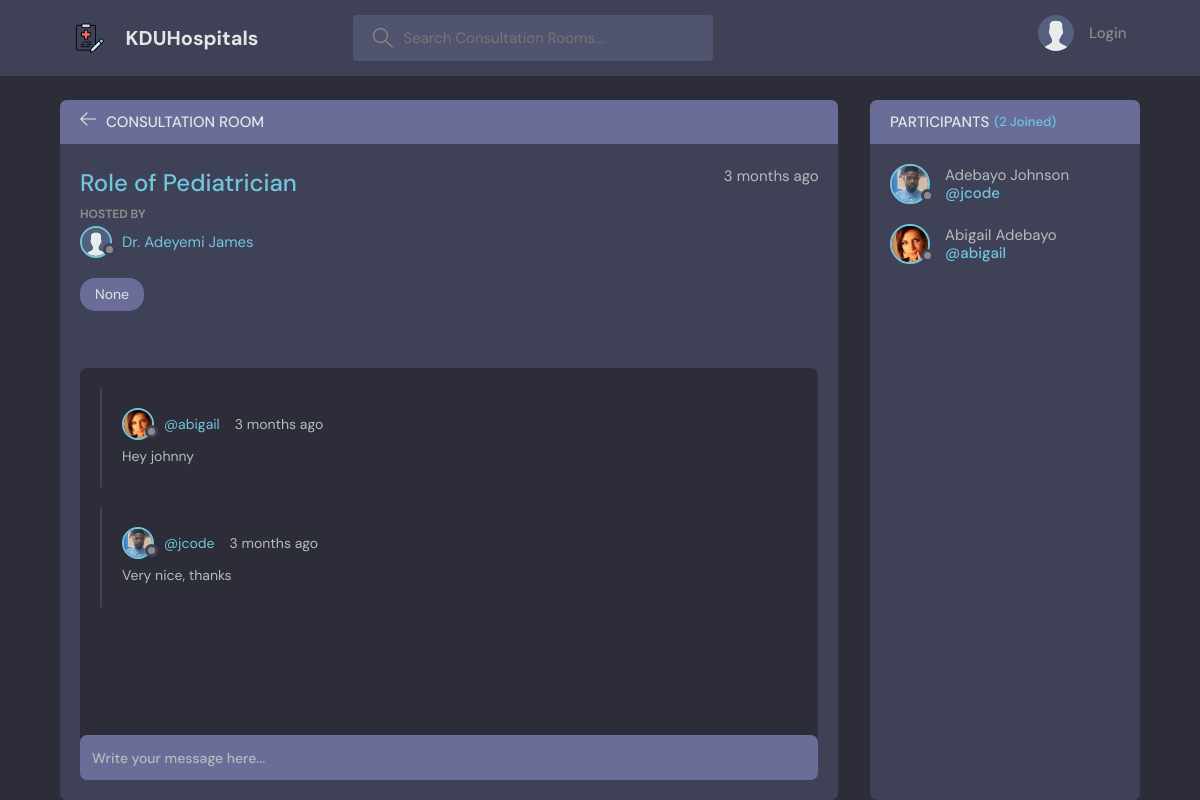
Page /room/2/ on the committed database.
### base/models.py (models this page shows, shortened)
class Room(models.Model):
    host = models.ForeignKey(User, on_delete=models.SET_NULL, null=True)
    specialisation = models.ForeignKey(Specialisation, on_delete=models.SET_NULL, null=True)
    name = models.CharField(max_length = 200)
    description = models.TextField(null = True, blank = True)
    participants = models.ManyToManyField(User, related_name='participants', blank=True)
    updated = models.DateTimeField(auto_now = True)
    created = models.DateTimeField(auto_now_add = True)
    class Meta:
        ordering = ['-updated', '-created']

class User(AbstractUser):
    name = models.CharField(max_length=200, null=True)
    email = models.EmailField(unique=True, null=True)
    bio = models.TextField(null=True)
    status = models.CharField(null=True,max_length = 20)
    hospital = models.ForeignKey(Hospital, on_delete=models.SET_NULL, null=True)
    specialisation = models.ForeignKey(Specialisation, on_delete=models.SET_NULL, null=True)
    avatar = models.ImageField(null=True, default="avatar.svg")
    certificate = models.ImageField(null=True, default="avatar.svg")
    gender = models.CharField(null=True,max_length = 20)
    card_number = models.CharField(null=True,max_length = 30)
    active = models.CharField(null=True,max_length = 3)
    created = models.DateTimeField(auto_now_add = True, null=True)
    USERNAME_FIELD = 'email'
    REQUIRED_FIELDS = []

class Message(models.Model):
    user = models.ForeignKey(User, on_delete=models.CASCADE)
    room = models.ForeignKey(Room, on_delete=models.CASCADE)
    body = models.TextField(null=True)
    updated = models.DateTimeField(auto_now = True)
    created = models.DateTimeField(auto_now_add = True)
    class Meta:
        ordering = ['updated','-created']

### base/views.py (the view, shortened to what this page needs)
# urls.py: path('room/<str:key>/', views.room, name="room"),
def room(request, key):
    rom = Room.objects.get(id=key)
    get_message = rom.message_set.all().order_by('-created')
    participants = rom.participants.all()
    context = {'rom':rom, 'get_message':get_message, 'participants':participants}
    return render(request, 'base/room.html', context)

### base/templates/base/room.html (shortened to what this page needs)
{% extends 'main.html' %}
{% block content %}
    <main class="profile-page layout layout--2">
      <div class="container">
        <div class="room">
          <div class="room__top">
            <div class="room__topLeft">
              <a href="{% url 'home' %}">
                <svg version="1.1" xmlns="http://www.w3.org/2000/svg" width="32" height="32" viewBox="0 0 32 32">
                  <title>arrow-left</title>
                  <path
                    d="M13.723 2.286l-13.723 13.714 13.719 13.714 1.616-1.611-10.96-10.96h27.625v-2.286h-27.625l10.965-10.965-1.616-1.607z"
                  ></path>
                </svg>
              </a>
              <h3>Consultation Room</h3>
            </div>
          </div>
          <div class="room__box scroll">
            <div class="room__header scroll">
              <div class="room__info">
                <h3>{{rom.name}}</h3>
                <span>{{rom.created|timesince}} ago</span>
              </div>
              <div class="room__hosted">
                <p>Hosted By</p>
                <a href="{% url 'user-profile' rom.host.id %}" class="room__author">
                  <div class="avatar avatar--small">
                    <img src="{{rom.host.avatar.url}}" />
                  </div>
                  <span>Dr. {{rom.host.name}}</span>
                </a>
              </div>
              <span class="room__topics">{{rom.specialisation}}</span>
            </div>
            <div class="room__conversation">
              <div class="threads scroll">
                {% for message in get_message %}
                <div class="thread">
                  <div class="thread__top">
                    <div class="thread__author">
                      <a href="{% url 'user-profile' message.user.id %}" class="thread__authorInfo">
                        <div class="avatar avatar--small">
                          <img src="{{message.user.avatar.url}}" />
                        </div>
                        <span>@{{message.user.username}}</span>
                      </a>
                      <span class="thread__date">{{message.created|timesince}} ago</span>
                    </div>
                  </div>
                  <div class="thread__details">
                    {{message.body}}
                  </div>
                </div>
                {% endfor %}
              </div>
            </div>
          </div>
          <div class="room__message">
            <form action="" method="post">
              <input name="body" placeholder="Write your message here..." />
            </form>
          </div>
        </div>
        <div class="participants">
          <h3 class="participants__top">Participants <span>({{participants.count}} Joined)</span></h3>
          <div class="participants__list scroll">
            {% for user in participants %}
            <a href="{% url 'user-profile' user.id %}" class="participant">
              <div class="avatar avatar--medium">
                <img src="{{user.avatar.url}}" />
              </div>
              <p>
                {{user.name}}
                <span>@{{user.username}}</span>
              </p>
            </a>
            {%  endfor %}
          </div>
        </div>
      </div>
    </main>
{% endblock content %}

### rows in the picture
Room: name "Role of Pediatrician", created "3 months", host.avatar (placeholder picture), host.name "Adeyemi James", specialisation "None"
Message: user.avatar (picture), user.username "abigail", created "3 months", body "Hey johnny"
Message: user.avatar (picture), user.username "jcode", created "3 months", body "Very nice, thanks"
User: avatar (picture), name "Adebayo Johnson", username "jcode"
User: avatar (picture), name "Abigail Adebayo", username "abigail"

### other values in the picture
{{ participants.count }} "2"
